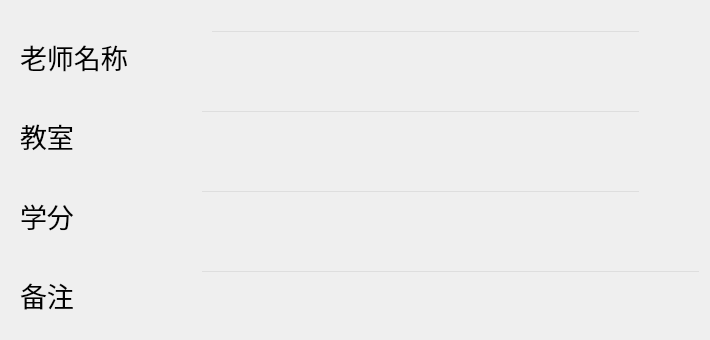
         <widget class="QWidget" name="answer">
          <widget class="QWidget" name="verticalLayoutWidget_5">
           <property name="geometry">
            <rect>
             <x>20</x>
             <y>20</y>
             <width>131</width>
             <height>311</height>
            </rect>
           </property>
           <layout class="QVBoxLayout" name="verticalLayout_4">
            <item>
             <widget class="QLabel" name="label_19">
              <property name="font">
               <font>
                <family>华文行楷</family>
                <pointsize>20</pointsize>
               </font>
              </property>
              <property name="text">
               <string>老师名称</string>
              </property>
             </widget>
            </item>
            <item>
             <widget class="QLabel" name="label_20">
              <property name="font">
               <font>
                <family>华文行楷</family>
                <pointsize>20</pointsize>
               </font>
              </property>
              <property name="text">
               <string>教室</string>
              </property>
             </widget>
            </item>
            <item>
             <widget class="QLabel" name="label_21">
              <property name="font">
               <font>
                <family>华文行楷</family>
                <pointsize>20</pointsize>
               </font>
              </property>
              <property name="text">
               <string>学分</string>
              </property>
             </widget>
            </item>
            <item>
             <widget class="QLabel" name="label_22">
              <property name="font">
               <font>
                <family>华文行楷</family>
                <pointsize>20</pointsize>
               </font>
              </property>
              <property name="text">
               <string>备注</string>
              </property>
             </widget>
            </item>
           </layout>
          </widget>
          <widget class="QLineEdit" name="infoteacher">
           <property name="geometry">
            <rect>
             <x>210</x>
             <y>30</y>
             <width>431</width>
             <height>41</height>
            </rect>
           </property>
           <property name="styleSheet">
            <string notr="true">background-color: transparent;</string>
           </property>
          </widget>
          <widget class="QLineEdit" name="infoscore">
           <property name="geometry">
            <rect>
             <x>200</x>
             <y>190</y>
             <width>441</width>
             <height>41</height>
            </rect>
           </property>
           <property name="styleSheet">
            <string notr="true">background-color: transparent;</string>
           </property>
          </widget>
          <widget class="QLineEdit" name="infonote">
           <property name="geometry">
            <rect>
             <x>200</x>
             <y>270</y>
             <width>501</width>
             <height>41</height>
            </rect>
           </property>
           <property name="styleSheet">
            <string notr="true">background-color: transparent;</string>
           </property>
          </widget>
          <widget class="QLineEdit" name="inforoom">
           <property name="geometry">
            <rect>
             <x>200</x>
             <y>110</y>
             <width>441</width>
             <height>41</height>
            </rect>
           </property>
           <property name="styleSheet">
            <string notr="true">background-color: transparent;</string>
           </property>
          </widget>
         </widget>
